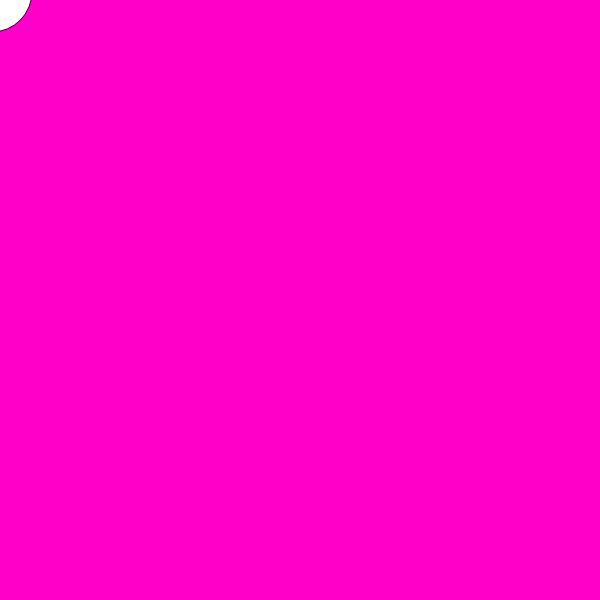
Frame 1 (no input)
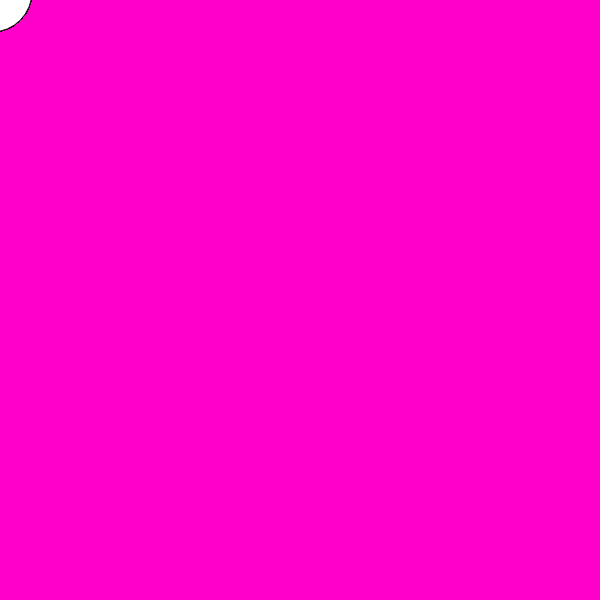
Frame 60 (no input)
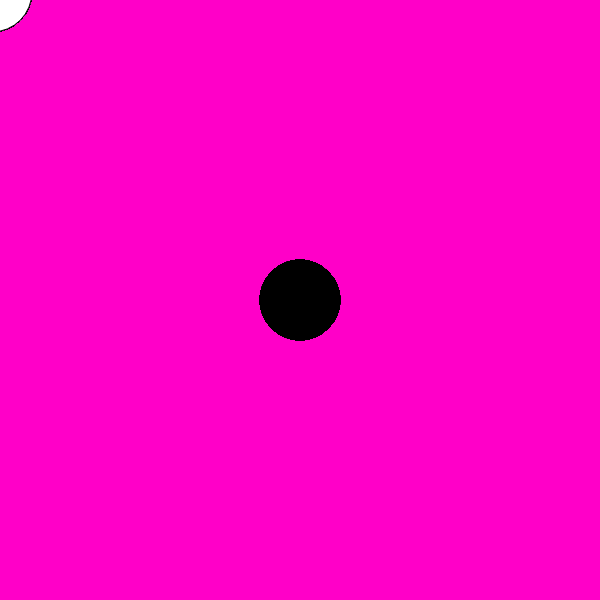
Frame 120 (the mouse pressed at the canvas centre since frame 60)

The p5.js sketch that drew these frames (run headless with seeded random() and noise() and a simulated clock; from frame 60 on, the mouse is pressed at the canvas centre):

// p5.js sketch
// ── sketch.js
var cnv;

function centerCanvas() {
  var x = (windowWidth - width) / 2;
  var y = (windowHeight - height) / 2;
  cnv.position(x, y);
}

function setup() {
  cnv = createCanvas(600, 600);
  centerCanvas();
  background(255, 0, 200);
}

function windowResized() {
  centerCanvas();
}

function draw() {
  if (mouseX !== pmouseX || mouseY !== pmouseY) {
    if (mouseIsPressed) {
      fill(0);
    }
    else {
      fill(random(256),random(256),random(256));
    }
  }
  ellipse(mouseX, mouseY, 80, 80);
}
